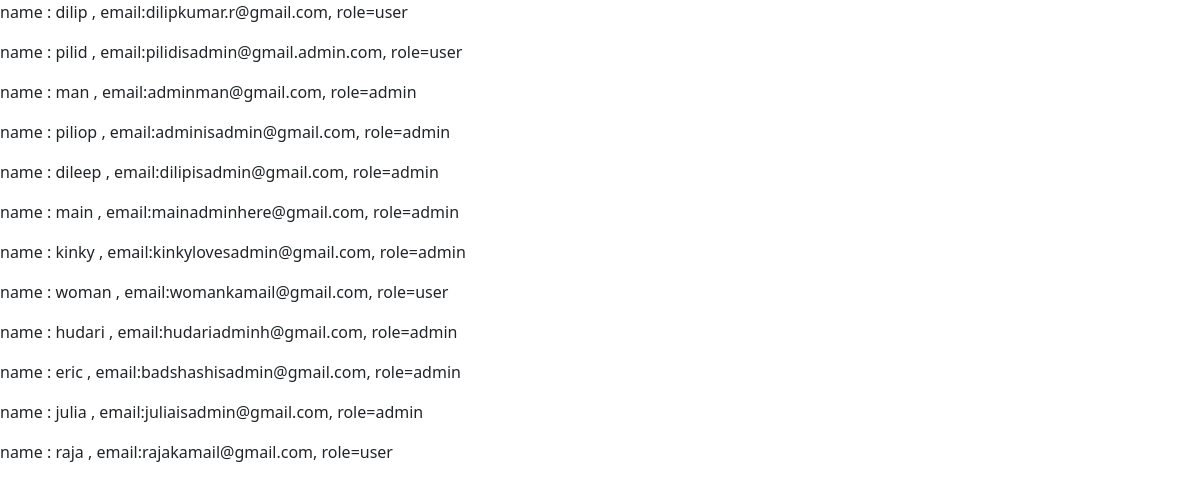
Page /view_data on the committed database.
### app.py (models this page shows, shortened)
class users(db.Model):
    id = db.Column(db.Integer, primary_key=True)
    usr_name = db.Column(db.String, nullable=False, unique=True)
    usr_email = db.Column(db.String, nullable=False)
    role = db.Column(db.String, nullable=False)

### app.py (the view)
@app.route("/view_data")
def view_data():
    return render_template("show_data.html", values=users.query.all())

### templates/show_data.html (shortened to what this page needs)
{%extends "base.html"%}
{%block content%}
{%for item in values%}
<p> name : {{item.usr_name}} , email:{{item.usr_email}}, role={{item.role}} </p>
{%endfor%}
{%endblock%}

### templates/base.html (shortened to what this page needs)
<!DOCTYPE html>
<html>
  <head>
    <link href="https://cdn.jsdelivr.net/npm/bootstrap@5.3.3/dist/css/bootstrap.min.css" rel="stylesheet">
  </head>
  <body>
    {%block content%} {%endblock%}
  </body>
</html>

### rows in the picture
users: usr_name "dilip", usr_email "dilipkumar.r@gmail.com", role "user"
users: usr_name "pilid", usr_email "pilidisadmin@gmail.admin.com", role "user"
users: usr_name "man", usr_email "adminman@gmail.com", role "admin"
users: usr_name "piliop", usr_email "adminisadmin@gmail.com", role "admin"
users: usr_name "dileep", usr_email "dilipisadmin@gmail.com", role "admin"
users: usr_name "main", usr_email "mainadminhere@gmail.com", role "admin"
users: usr_name "kinky", usr_email "kinkylovesadmin@gmail.com", role "admin"
users: usr_name "woman", usr_email "womankamail@gmail.com", role "user"
users: usr_name "hudari", usr_email "hudariadminh@gmail.com", role "admin"
users: usr_name "eric", usr_email "badshashisadmin@gmail.com", role "admin"
users: usr_name "julia", usr_email "juliaisadmin@gmail.com", role "admin"
users: usr_name "raja", usr_email "rajakamail@gmail.com", role "user"
